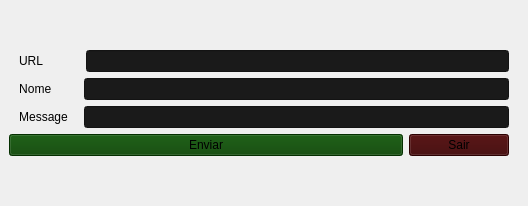
<?xml version="1.0" encoding="UTF-8"?>
<ui version="4.0">
 <class>MainWindow</class>
 <widget class="QMainWindow" name="MainWindow">
  <property name="geometry">
   <rect>
    <x>0</x>
    <y>0</y>
    <width>528</width>
    <height>206</height>
   </rect>
  </property>
  <property name="minimumSize">
   <size>
    <width>0</width>
    <height>185</height>
   </size>
  </property>
  <property name="maximumSize">
   <size>
    <width>700</width>
    <height>400</height>
   </size>
  </property>
  <property name="windowTitle">
   <string>MainWindow</string>
  </property>
  <property name="styleSheet">
   <string notr="true"/>
  </property>
  <widget class="QWidget" name="centralwidget">
   <layout class="QVBoxLayout" name="verticalLayout_2">
    <item>
     <layout class="QVBoxLayout" name="verticalLayout">
      <item>
       <layout class="QVBoxLayout" name="verticalLayout_3">
        <item>
         <layout class="QHBoxLayout" name="horizontalLayout_6">
          <item>
           <spacer name="horizontalSpacer_8">
            <property name="orientation">
             <enum>Qt::Horizontal</enum>
            </property>
            <property name="sizeType">
             <enum>QSizePolicy::Minimum</enum>
            </property>
            <property name="sizeHint" stdset="0">
             <size>
              <width>10</width>
              <height>20</height>
             </size>
            </property>
           </spacer>
          </item>
          <item>
           <widget class="QLabel" name="label_URL">
            <property name="text">
             <string>URL        </string>
            </property>
           </widget>
          </item>
          <item>
           <spacer name="horizontalSpacer_9">
            <property name="orientation">
             <enum>Qt::Horizontal</enum>
            </property>
            <property name="sizeType">
             <enum>QSizePolicy::Fixed</enum>
            </property>
            <property name="sizeHint" stdset="0">
             <size>
              <width>10</width>
              <height>10</height>
             </size>
            </property>
           </spacer>
          </item>
          <item>
           <widget class="QLineEdit" name="lineEdit_URL">
            <property name="styleSheet">
             <string notr="true">background-color: rgb(26, 26, 26);
</string>
            </property>
           </widget>
          </item>
          <item>
           <spacer name="horizontalSpacer_10">
            <property name="orientation">
             <enum>Qt::Horizontal</enum>
            </property>
            <property name="sizeType">
             <enum>QSizePolicy::Minimum</enum>
            </property>
            <property name="sizeHint" stdset="0">
             <size>
              <width>10</width>
              <height>10</height>
             </size>
            </property>
           </spacer>
          </item>
         </layout>
        </item>
        <item>
         <layout class="QHBoxLayout" name="horizontalLayout">
          <item>
           <spacer name="horizontalSpacer_5">
            <property name="orientation">
             <enum>Qt::Horizontal</enum>
            </property>
            <property name="sizeType">
             <enum>QSizePolicy::Minimum</enum>
            </property>
            <property name="sizeHint" stdset="0">
             <size>
              <width>10</width>
              <height>20</height>
             </size>
            </property>
           </spacer>
          </item>
          <item>
           <widget class="QLabel" name="label_name">
            <property name="text">
             <string>Nome     </string>
            </property>
            <property name="alignment">
             <set>Qt::AlignCenter</set>
            </property>
           </widget>
          </item>
          <item>
           <spacer name="horizontalSpacer">
            <property name="orientation">
             <enum>Qt::Horizontal</enum>
            </property>
            <property name="sizeType">
             <enum>QSizePolicy::Fixed</enum>
            </property>
            <property name="sizeHint" stdset="0">
             <size>
              <width>10</width>
              <height>10</height>
             </size>
            </property>
           </spacer>
          </item>
          <item>
           <widget class="QLineEdit" name="lineEdit_Name">
            <property name="styleSheet">
             <string notr="true">background-color: rgb(26, 26, 26);
</string>
            </property>
           </widget>
          </item>
          <item>
           <spacer name="horizontalSpacer_2">
            <property name="orientation">
             <enum>Qt::Horizontal</enum>
            </property>
            <property name="sizeType">
             <enum>QSizePolicy::Minimum</enum>
            </property>
            <property name="sizeHint" stdset="0">
             <size>
              <width>10</width>
              <height>10</height>
             </size>
            </property>
           </spacer>
          </item>
         </layout>
        </item>
        <item>
         <layout class="QHBoxLayout" name="horizontalLayout_3">
          <item>
           <spacer name="horizontalSpacer_6">
            <property name="orientation">
             <enum>Qt::Horizontal</enum>
            </property>
            <property name="sizeType">
             <enum>QSizePolicy::Minimum</enum>
            </property>
            <property name="sizeHint" stdset="0">
             <size>
              <width>10</width>
              <height>20</height>
             </size>
            </property>
           </spacer>
          </item>
          <item>
           <widget class="QLabel" name="label_message">
            <property name="text">
             <string>Message</string>
            </property>
            <property name="alignment">
             <set>Qt::AlignCenter</set>
            </property>
           </widget>
          </item>
          <item>
           <spacer name="horizontalSpacer_3">
            <property name="orientation">
             <enum>Qt::Horizontal</enum>
            </property>
            <property name="sizeType">
             <enum>QSizePolicy::Fixed</enum>
            </property>
            <property name="sizeHint" stdset="0">
             <size>
              <width>10</width>
              <height>10</height>
             </size>
            </property>
           </spacer>
          </item>
          <item>
           <widget class="QLineEdit" name="lineEdit_Message">
            <property name="styleSheet">
             <string notr="true">background-color: rgb(26, 26, 26);
</string>
            </property>
           </widget>
          </item>
          <item>
           <spacer name="horizontalSpacer_4">
            <property name="orientation">
             <enum>Qt::Horizontal</enum>
            </property>
            <property name="sizeType">
             <enum>QSizePolicy::Minimum</enum>
            </property>
            <property name="sizeHint" stdset="0">
             <size>
              <width>10</width>
              <height>10</height>
             </size>
            </property>
           </spacer>
          </item>
         </layout>
        </item>
       </layout>
      </item>
      <item>
       <layout class="QHBoxLayout" name="horizontalLayout_4">
        <item>
         <widget class="QPushButton" name="pushButton_enviar">
          <property name="minimumSize">
           <size>
            <width>300</width>
            <height>0</height>
           </size>
          </property>
          <property name="styleSheet">
           <string notr="true">background-color: rgb(6, 66, 0);
</string>
          </property>
          <property name="text">
           <string>Enviar</string>
          </property>
         </widget>
        </item>
        <item>
         <widget class="QPushButton" name="pushButton_sair">
          <property name="maximumSize">
           <size>
            <width>100</width>
            <height>16777215</height>
           </size>
          </property>
          <property name="styleSheet">
           <string notr="true">background-color: rgb(60, 0, 1);</string>
          </property>
          <property name="text">
           <string>Sair</string>
          </property>
         </widget>
        </item>
        <item>
         <spacer name="horizontalSpacer_7">
          <property name="orientation">
           <enum>Qt::Horizontal</enum>
          </property>
          <property name="sizeType">
           <enum>QSizePolicy::Fixed</enum>
          </property>
          <property name="sizeHint" stdset="0">
           <size>
            <width>10</width>
            <height>10</height>
           </size>
          </property>
         </spacer>
        </item>
       </layout>
      </item>
     </layout>
    </item>
   </layout>
  </widget>
 </widget>
 <resources/>
 <connections/>
</ui>
